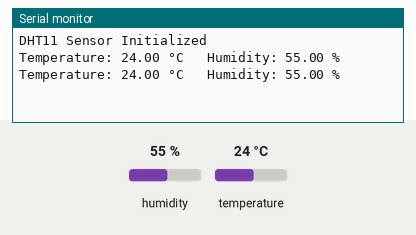
A sketch run on a simulated ESP32. Shown: the last lines printed to the serial monitor. The test bench sets the inputs (shaded band); at power-on: humidity 55 %, temperature 24 °C.

Above: at 2.8 s.
2.9 s: humidity set to 22 %
At 5.0 s:
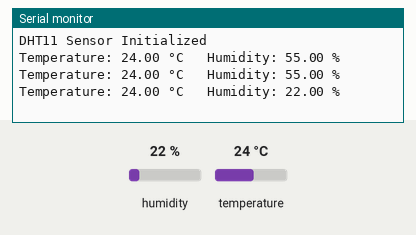
5.6 s: temperature set to 12 °C
At 7.4 s:
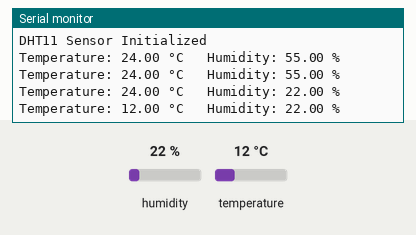
8.3 s: humidity set to 40 %
At 10.9 s:
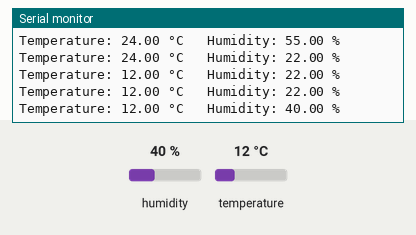
Timing chart, 0 to 12.4 s (numbered marks = the images above; inputs shaded):
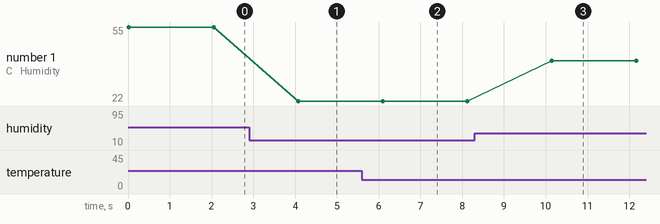

Measured:
- after the input at 2.9 s, the serial monitor: prints a new line after 1.2 s (image 1)
- after the input at 5.6 s, the serial monitor: prints a new line after 0.49 s (image 2)
- after the input at 8.3 s, the serial monitor: prints a new line after 1.8 s (image 3)
- plotted number 1: 55 → 22 after the input at 2.9 s, 22 → 40 after the input at 8.3 s

The sketch:

3___DHT11check.ino
```cpp
/***************************************************
   ESP32 + DHT11 SENSOR CONNECTION

   DHT11:
   VCC  -> 3.3V or 5V
   DATA -> GPIO 4
   GND  -> GND

   NOTE:
   - Use 10kΩ pull-up resistor between DATA & VCC
****************************************************/

#include "DHT.h"

#define DHTPIN 4      // GPIO connected to DHT11 DATA
#define DHTTYPE DHT11

DHT dht(DHTPIN, DHTTYPE);

void setup() {
  Serial.begin(9600);
  dht.begin();
  Serial.println("DHT11 Sensor Initialized");
}

void loop() {
  float humidity = dht.readHumidity();
  float temperature = dht.readTemperature(); // Celsius

  if (isnan(humidity) || isnan(temperature)) {
    Serial.println("Failed to read from DHT sensor!");
    return;
  }

  Serial.print("Temperature: ");
  Serial.print(temperature);
  Serial.print(" °C   ");

  Serial.print("Humidity: ");
  Serial.print(humidity);
  Serial.println(" %");

  delay(2000);
}
```
